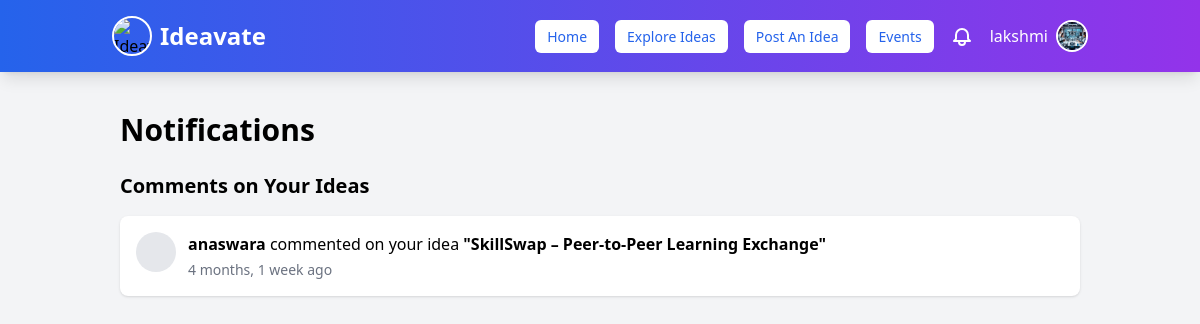
The page /notifications/ (signed in) on the database as committed earlier.
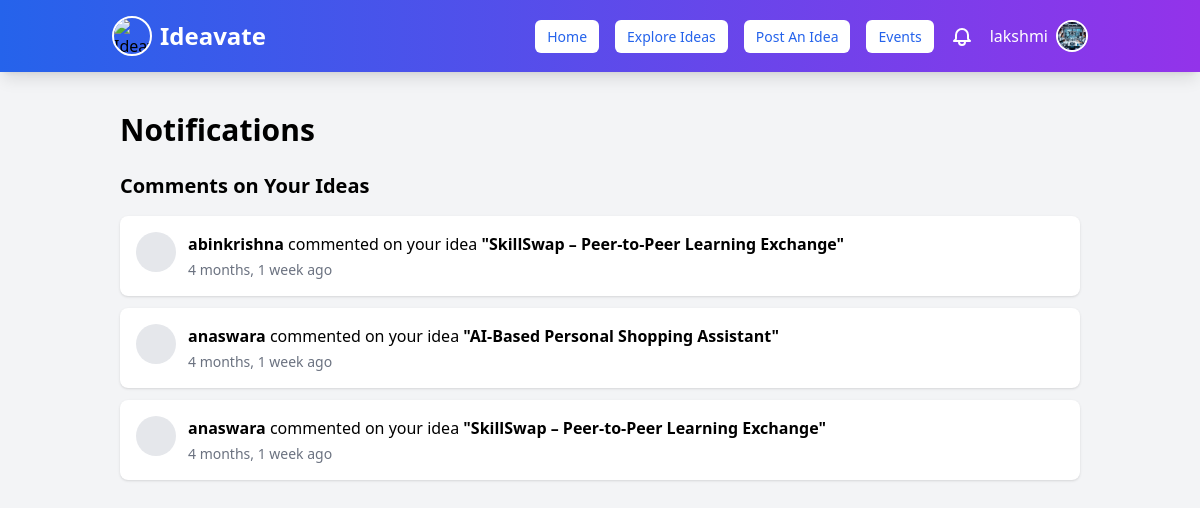
The same page on the database as committed later.
### myapp/models.py (models this page shows, shortened)
class Notification(models.Model):
    NOTIFICATION_TYPES = [
        ('event_posted', 'Event Posted'),
        ('event_reminder', 'Event Reminder'),
        ('new_follower', 'New Follower'),
        ('like_idea', 'Like Idea'),
        ('comment_idea', 'Comment Idea'),
    ]
    recipient = models.ForeignKey(User, on_delete=models.CASCADE, related_name='notifications')
    sender = models.ForeignKey(User, on_delete=models.CASCADE, related_name='sent_notifications')
    notification_type = models.CharField(max_length=20, choices=NOTIFICATION_TYPES)
    is_read = models.BooleanField(default=False)
    created_at = models.DateTimeField(auto_now_add=True)
    idea = models.ForeignKey('Idea', on_delete=models.CASCADE, null=True, blank=True)
    event = models.ForeignKey('PostEvent', on_delete=models.CASCADE, null=True, blank=True)
    class Meta:
        ordering = ['-created_at']

class User(AbstractUser):
    is_user = models.BooleanField(default=False)
    is_organization = models.BooleanField(default=False)
    groups = models.ManyToManyField(Group, related_name="custom_user_groups", blank=True)
    user_permissions = models.ManyToManyField(Permission, related_name="custom_user_permissions", blank=True)

class Idea(models.Model):
    user = models.ForeignKey(User, on_delete=models.CASCADE, related_name="ideas")
    idea_name = models.CharField(max_length=100)
    abstract = models.TextField(null=True, blank=True)
    description = models.TextField(blank=True)
    category = models.CharField(max_length=100, blank=True, null=True)  # Example: Tech, Health, AI
    funding_goal = models.DecimalField(max_digits=10, decimal_places=2, null=True, blank=True)
    estimated_investment = models.DecimalField(max_digits=10, decimal_places=2, null=True, blank=True)
    collaboration = models.BooleanField(default=False)
    status = models.CharField(
        max_length=20,
        choices=[("open", "Open for Investment"), ("progress", "In Progress"), ("completed", "Completed")],
        default="open"
    )
    is_paid = models.BooleanField(default=False, help_text="Check if you want others to pay to view this idea.")
    price = models.DecimalField(
        max_digits=10,
        decimal_places=2,
        null=True,
        blank=True,
        validators=[MinValueValidator(0.0)],
        help_text="Enter price only if the idea is paid."
    )
    paid_users = models.ManyToManyField(User, related_name='paid_ideas', blank=True)  # Removed extra closing parenthesis here
    created_at = models.DateTimeField(auto_now_add=True)  # Timestamp when idea is posted
    updated_at = models.DateTimeField(auto_now=True)  # Timestamp when idea is modified
    class Meta:
        verbose_name = "Idea"
        verbose_name_plural = "Ideas"
        ordering = ["-created_at"]  # Show newest ideas first

### myapp/views.py (the view)
# urls.py: path('notifications/',views.notifications_view, name='notifications'),
@login_required
def notifications_view(request):
    notifications = Notification.objects.filter(
        recipient=request.user
    ).order_by('-created_at')
    notifications.filter(is_read=False).update(is_read=True)
    context = {}
    if request.user.is_user:
        context['comment_notifications'] = notifications.filter(
            notification_type='comment_idea'
        ).select_related('sender', 'idea')
        context['like_notifications'] = notifications.filter(
            notification_type='like_idea'
        ).select_related('sender', 'idea')
        context['follow_notifications'] = notifications.filter(
            notification_type='new_follower'
        ).select_related('sender')
    elif request.user.is_organization:
        context['event_notifications'] = notifications.filter(
            Q(notification_type='event_interest') |
            Q(notification_type='event_comment')
        ).select_related('sender', 'event')
    return render(request, 'notifications.html', context)

### myapp/context_processors.py (called while the page is built)
def notification_count(request):
    if request.user.is_authenticated:
        return {
            'unread_notification_count': Notification.objects.filter(
                recipient=request.user,
                is_read=False
            ).count()
        }
    return {}

### templates/notifications.html (shortened to what this page needs)
{% extends 'navbar.html' %}
{% block content %}
<div class="container mx-auto px-4 py-8">
    <h1 class="text-3xl font-bold mb-6">Notifications</h1>
    {% if user.is_user %}
    <div class="mb-8">
        <h2 class="text-xl font-semibold mb-4">Comments on Your Ideas</h2>
        {% if comment_notifications %}
            {% for notification in comment_notifications %}
            <div class="bg-white p-4 rounded-lg shadow mb-3">
                <div class="flex items-start">
                    <div class="mr-3">
                        {% if notification.sender.userprofile.profile_picture %}
                            <img src="{{ notification.sender.userprofile.profile_picture.url }}"
                                 class="w-10 h-10 rounded-full object-cover">
                        {% else %}
                            <div class="w-10 h-10 rounded-full bg-gray-200 flex items-center justify-center">
                            </div>
                        {% endif %}
                    </div>
                    <div>
                        <p>
                            <a href="{% if notification.sender.is_organization %}
                                         {% url 'organization_profile' username=notification.sender.username %}
                                     {% else %}
                                         {% url 'user_profile' username=notification.sender.username %}
                                     {% endif %}"
                               class="font-semibold hover:underline">
                                {{ notification.sender.username }}
                            </a>
                            commented on your idea
                            <a href="{% url 'idea_detail' idea_id=notification.idea.id %}"
                               class="font-semibold hover:underline">
                                "{{ notification.idea.idea_name }}"
                            </a>
                        </p>
                        <p class="text-sm text-gray-500 mt-1">
                            {{ notification.created_at|timesince }} ago
                        </p>
                    </div>
                </div>
            </div>
            {% endfor %}
        {% else %}
            <p class="text-gray-500">No comment notifications</p>
        {% endif %}
    </div>
    {% endif %}
</div>
{% endblock %}

Rows that differ between the two databases and show on the page:
added Notification: sender.username "abinkrishna", idea.idea_name "SkillSwap – Peer-to-Peer Learning Exchange", created_at "4 months, 1 week"
added Notification: sender.username "anaswara", idea.idea_name "AI-Based Personal Shopping Assistant", created_at "4 months, 1 week"
